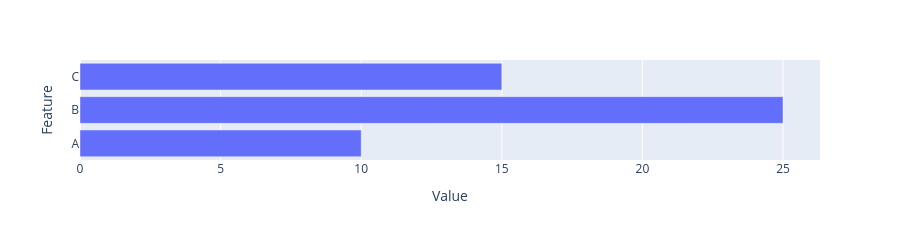

Source (notebook cell):
### Markdown cell above
5. Membuat bar chart Plotly lalu membungkusnya dengan dcc.Graph (id sample-chart).

### Code cell
import plotly.express as px
from dash import dcc

# Create a simple Plotly bar chart
sample_data = {"Feature": ["A", "B", "C"], "Value": [10, 25, 15]}
fig = px.bar(x=sample_data["Value"], y=sample_data["Feature"], orientation="h")
fig.update_layout(xaxis_title="Value", yaxis_title="Feature", height=200)

# Wrap it in a dcc.Graph component
graph_component = dcc.Graph(id="sample-chart", figure=fig)
print("Graph component ID:", graph_component.id)
print("Figure has", len(fig.data), "trace(s)")

# Display the figure directly
fig.show()

### Figure 1 — Plotly figure (JSON) as saved in the notebook; plotly's stock layout.template omitted (floating-point values rounded to 4 significant figures)
{"data": [{"hovertemplate": "x=%{x}<br>y=%{y}<extra></extra>", "legendgroup": "", "marker": {"color": "#636efa", "pattern": {"shape": ""}}, "name": "", "orientation": "h", "showlegend": false, "textposition": "auto", "type": "bar", "x": [10, 25, 15], "xaxis": "x", "y": ["A", "B", "C"], "yaxis": "y"}], "layout": {"barmode": "relative", "height": 200, "legend": {"tracegroupgap": 0}, "margin": {"t": 60}, "xaxis": {"anchor": "y", "domain": [0, 1], "title": {"text": "Value"}}, "yaxis": {"anchor": "x", "domain": [0, 1], "title": {"text": "Feature"}}}}
